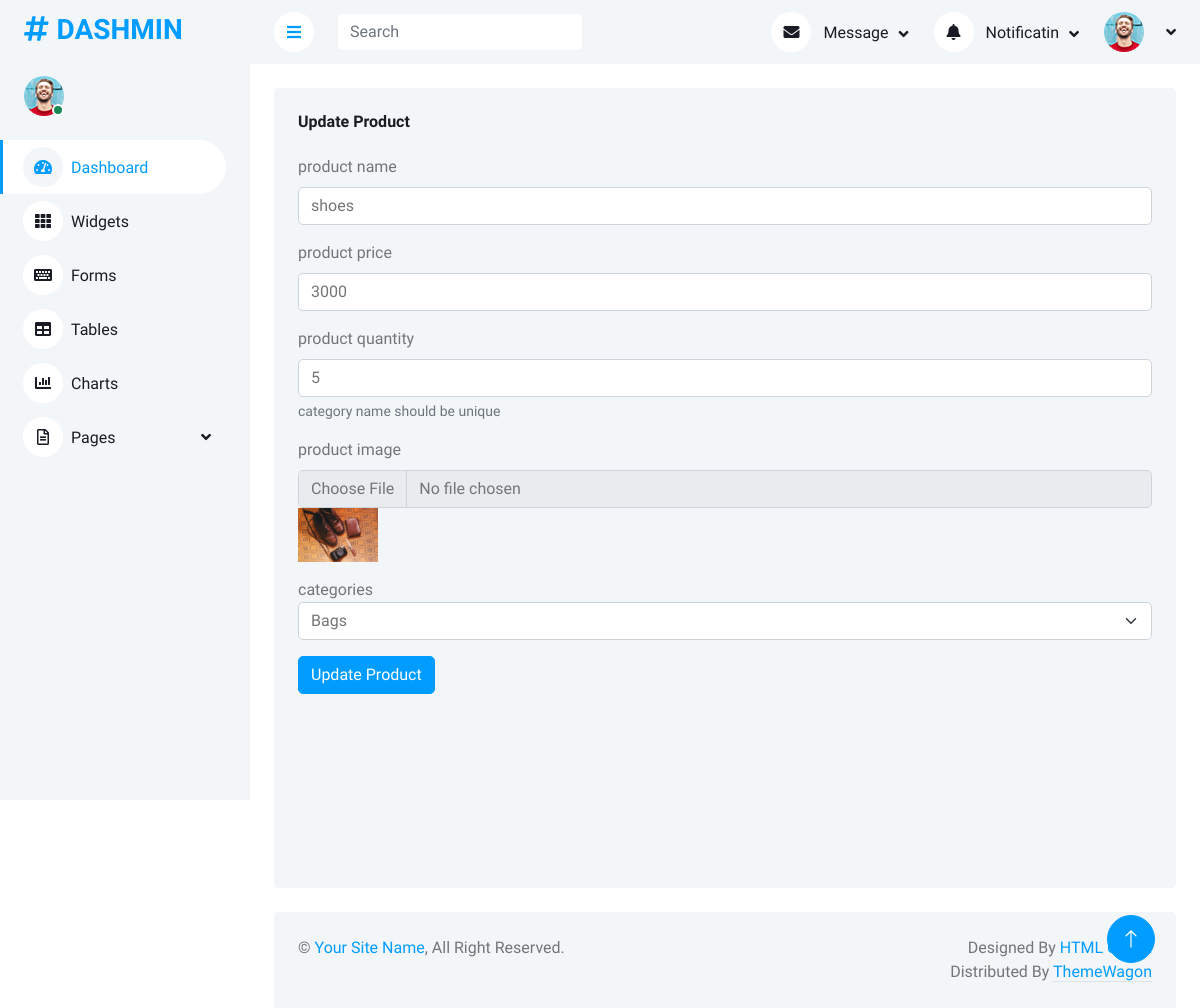
Page /updateproduct.php?pId=2 on the committed database.
### tables this page shows
CREATE TABLE `products` (
  `product_id` int(11) NOT NULL,
  `product_name` varchar(200) NOT NULL,
  `product_quantity` varchar(250) NOT NULL,
  `product_price` varchar(250) NOT NULL,
  `product_image` varchar(250) NOT NULL,
  `category_type` int(11) DEFAULT NULL
);

CREATE TABLE `category` (
  `id` int(11) NOT NULL,
  `cat_name` varchar(250) NOT NULL,
  `cat_image` varchar(250) NOT NULL
);

### updateproduct.php (the view, shortened to what this page needs)
<?php
include('header.php');
if(isset($_GET['pId'])){
    $pid = $_GET['pId'];
    $query = $pdo ->prepare("SELECT * from products where product_id = :pid");
    $query->bindParam("pid",$pid);
    $query->execute();
    $row = $query->fetch(PDO::FETCH_ASSOC);
?>
<div class="container-fluid pt-4 px-4">
    <div class="row vh-100 bg-light rounded align-items-center justify-content-center mx-0">
        <div class="bg-light rounded h-100 p-4">
            <h6 class="mb-4 text-capitalize">Update product</h6>
            <form method="post" enctype="multipart/form-data">
                <div class="mb-3">
                    <label for="exampleInputEmail1" class="form-label">product name</label>
                    <input type="text" class="form-control" name="proName" value="<?php echo $row['product_name']?>">
                </div>
                <div class="mb-3">
                    <label for="exampleInputEmail1" class="form-label">product price</label>
                    <input type="text" class="form-control" name="proPrice" value="<?php echo $row['product_price']?>">
                </div>
                <div class="mb-3">
                    <label for="exampleInputEmail1" class="form-label">product quantity</label>
                    <input type="text" class="form-control" name="proQuantity"
                        value="<?php echo $row['product_quantity']?>">
                    <div id="emailHelp" class="form-text">category name should be unique
                    </div>
                </div>
                <div class="mb-3">
                    <label for="exampleInputPassword1" class="form-label">product image</label>
                    <input type="file" class="form-control" name="proImage">
                    <img src="img/product/<?php echo $row['product_image']?>" width="80" alt="">
                </div>
                <div class=" mb-3">
                    <label for="floatingSelect">categories</label>
                    <select class="form-select" id="floatingSelect" name="ProCatId"
                        aria-label="Floating label select example">
                        <?php
                        $query = $pdo->query("select * from category");
                        $cat = $query->fetchAll(PDO::FETCH_ASSOC);
                        foreach($cat as $catItem){
                            ?>
                        <option value="<?php echo $catItem['id']?>"
                            <?=$row['category_type']==$catItem['id']? 'selected':'' ?>>
                            <?php echo $catItem['cat_name']?>
                        </option>
                        <?php
                        }
                        ?>
                    </select>
                </div>
                <button type="submit" class="btn btn-primary" name="updateProduct">Update Product</button>
            </form>
        </div>
    </div>
</div>
<?php
}
include('footer.php');
?>

### css/style.css (style rules this page uses)
:root { --primary: #009CFF; --light: #F3F6F9; --dark: #191C24; }
.btn { transition: .5s; }
.btn.btn-primary { color: #FFFFFF; }

### rows in the picture
products: proName "shoes", proPrice "3000", proQuantity "5", product_image (picture), ProCatId "Bags"
